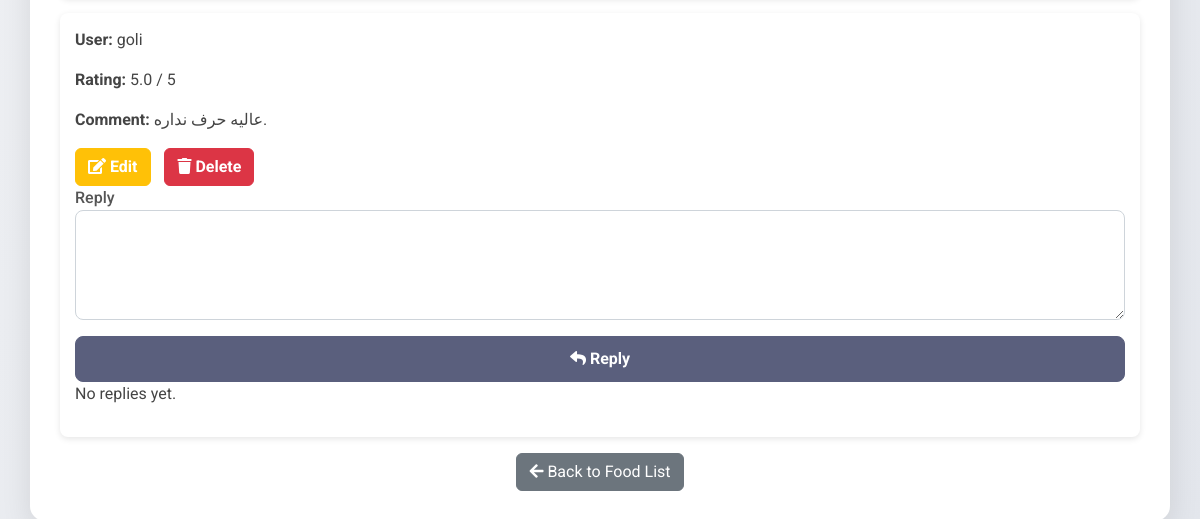
Before: /food/14/edit/ (signed in, lower part) with the older database file.
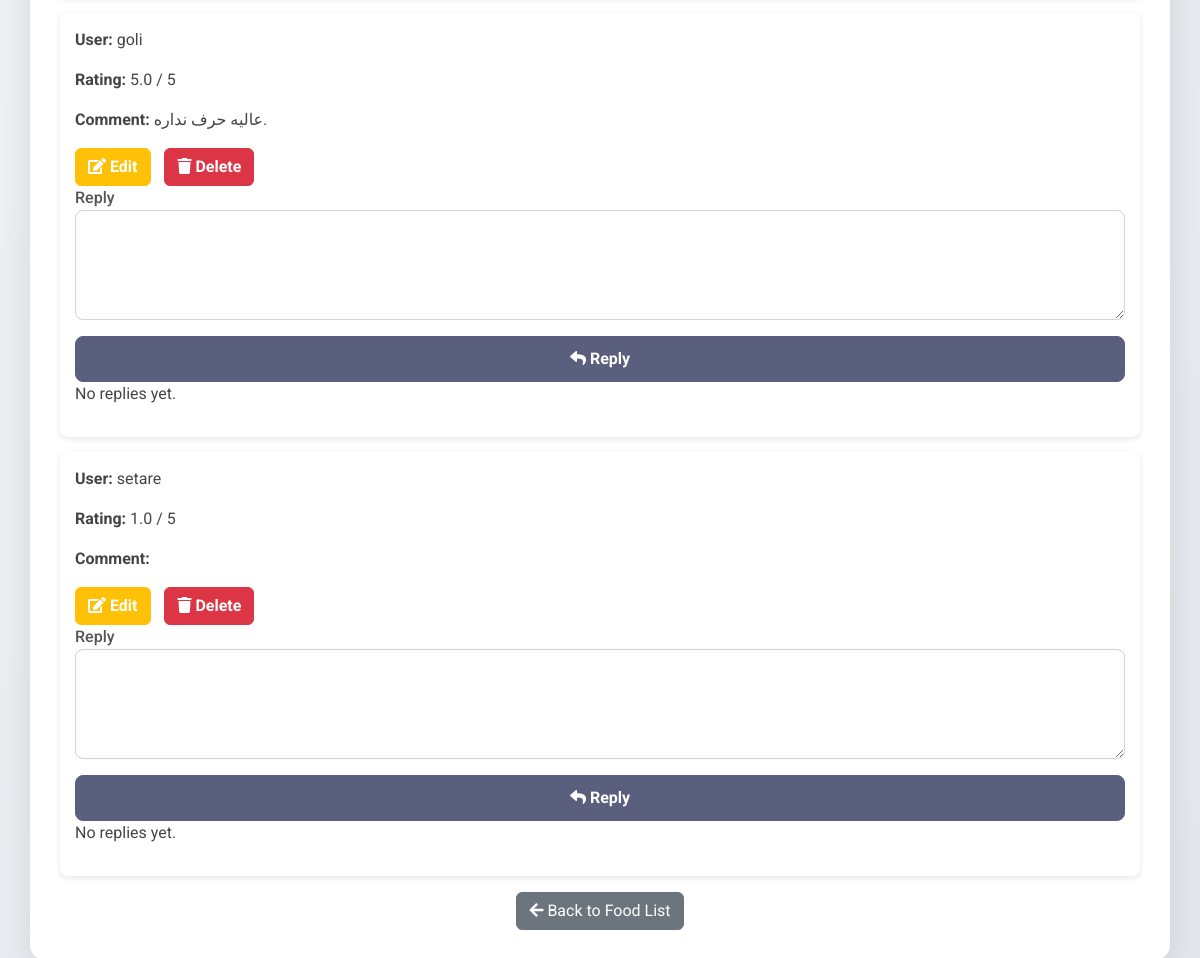
After: the same page with the newer database file.
### main/models.py (models this page shows, shortened)
class FoodRating(models.Model):
    food = models.ForeignKey(Food, on_delete=models.CASCADE, related_name="ratings")
    user = models.ForeignKey(User, on_delete=models.CASCADE)
    rating = models.DecimalField(max_digits=2, decimal_places=1, choices=[(i, str(i)) for i in range(1, 6)])
    comment = models.TextField(blank=True, null=True)
    reply = models.TextField(blank=True, null=True)
    created_at = models.DateTimeField(auto_now_add=True)
    modified_at = models.DateTimeField(auto_now=True)
    class Meta:
        unique_together = ['food', 'user']

class User(AbstractUser):
    MANAGER = 'manager'
    EMPLOYEE = 'employee'
    CUSTOMER = 'customer'
    ROLE_CHOICES = [
        (MANAGER, 'Manager'),
        (EMPLOYEE, 'Employee'),
        (CUSTOMER, 'Customer'),
    ]
    role = models.CharField(max_length=10, choices=ROLE_CHOICES, default=CUSTOMER)

### main/views.py (the view)
# urls.py: path('food/<int:pk>/edit/', EditFoodView.as_view(), name='edit_food'),
class EditFoodView(AdminRequiredMixin, UpdateView):
    model = Food
    form_class = FoodForm
    template_name = 'manager/edit_food.html'
    success_url = reverse_lazy('food_list')
    def get_context_data(self, **kwargs):
        context = super().get_context_data(**kwargs)
        context['ratings'] = FoodRating.objects.filter(food=self.object)
        return context

### main/forms.py
class FoodForm(forms.ModelForm):
    class Meta:
        model = Food
        fields = ['name', 'description', 'price', 'image', 'category', 'stock']
    CATEGORY_CHOICES = [
        ('irani', 'Irani'),
        ('kebab', 'Kebab'),
        ('pizza', 'Pizza'),
        ('burger', 'Burger'),
        ('strips', 'Strips'),
        ('salad', 'Salad'),
    ]
    category = forms.ChoiceField(choices=CATEGORY_CHOICES, required=True)

### main/views.py (called while the page is built)
    def test_func(self):
        return self.request.user.is_staff

### main/templates/manager/edit_food.html (shortened to what this page needs)
<!DOCTYPE html>
<html lang="en">
<head>
    <link href="https://cdn.jsdelivr.net/npm/bootstrap@5.3.0-alpha1/dist/css/bootstrap.min.css" rel="stylesheet">
    <link href="https://cdnjs.cloudflare.com/ajax/libs/font-awesome/5.15.4/css/all.min.css" rel="stylesheet">
</head>
<body>
<div class="container">
    <div class="card-body">
{% for rating in ratings %}
    <div class="rating-card">
        <p><strong>User:</strong> {{ rating.user.username }}</p>
        <p><strong>Rating:</strong> {{ rating.rating }} / 5</p>
        <p><strong>Comment:</strong> {{ rating.comment }}</p>
        <div class="rating-actions">
            <a href="{% url 'edit_rating' rating.pk %}" class="btn btn-warning">
                <i class="fas fa-edit"></i> Edit
            </a>
            <a href="{% url 'delete_rating' rating.pk %}" class="btn btn-danger" onclick="return confirm('Are you sure you want to delete this rating?');">
                <i class="fas fa-trash"></i> Delete
            </a>
        </div>
        <form method="POST" action="{% url 'reply_to_comment' rating.pk %}">
            <div class="mb-3">
                <label for="reply">Reply</label>
                <textarea name="reply" class="form-control" rows="4" required></textarea>
            </div>
            <button type="submit" class="btn btn-primary">
                <i class="fas fa-reply"></i> Reply
            </button>
        </form>
        {% for reply in rating.replies.all %}
            <div class="mt-3">
                <p><strong>Admin Reply:</strong> {{ reply.reply }}</p>
            </div>
        {% empty %}
            <p>No replies yet.</p>
        {% endfor %}
    </div>
{% endfor %}
    <div class="mt-3 text-center">
        <a href="{% url 'food_list' %}" class="btn btn-secondary">
            <i class="fas fa-arrow-left"></i> Back to Food List
        </a>
    </div>
</div>
</body>
</html>

Changed rows visible on the page:
added FoodRating: user.username "setare", rating "1.0"
